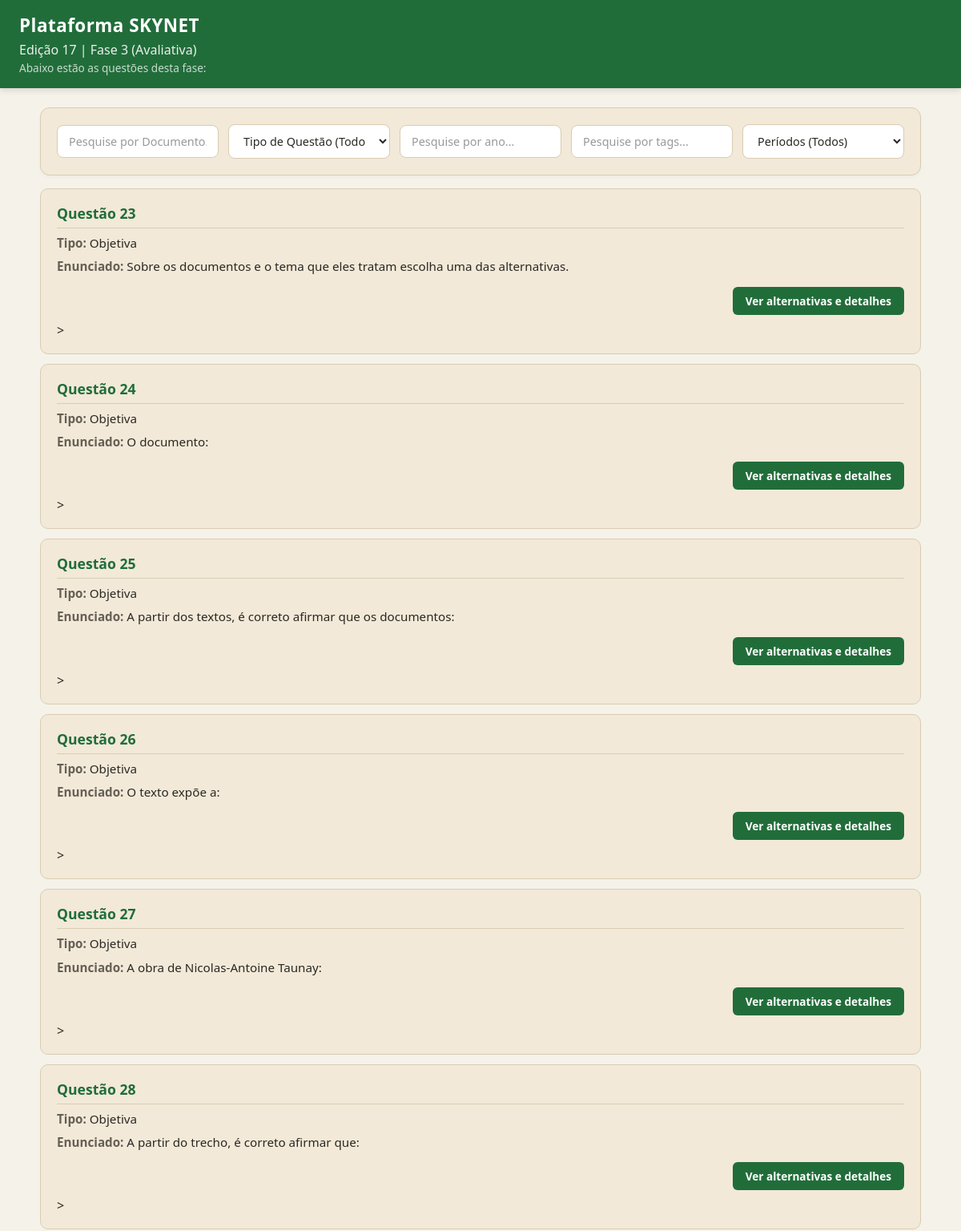
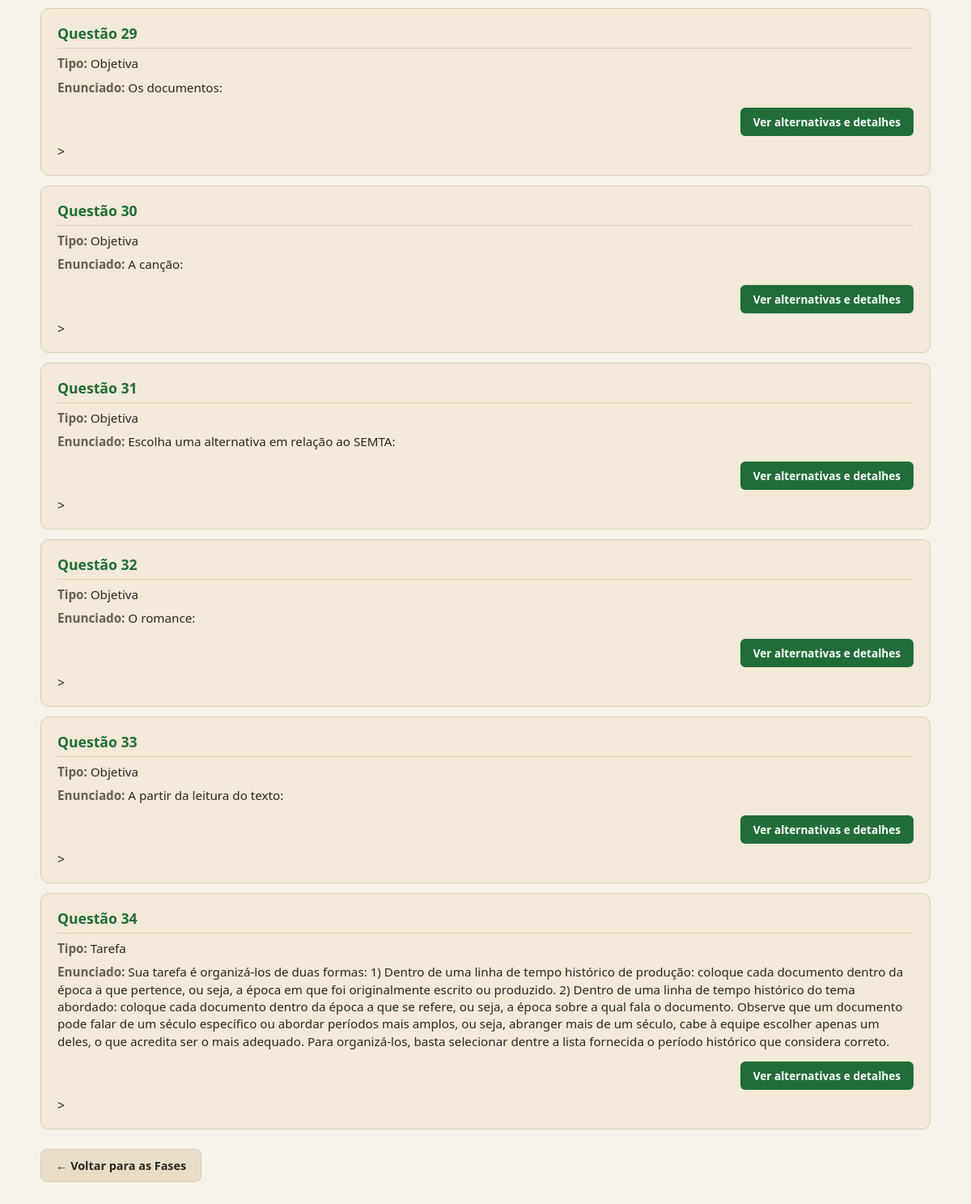
The page /fase/82/questoes/ on the database its author committed (2 pictures, top to bottom).
### SKYNET/models.py (models this page shows)
class FASE(models.Model):
    id_fase = models.AutoField(primary_key=True)
    num_fase = models.IntegerField(verbose_name="Número da Fase")
    tipo_fase = models.CharField(max_length=100,verbose_name="Tipo da Fase")
    id_edicao = models.ForeignKey(
        EDICAO,
        on_delete=models.CASCADE,
        related_name='fases',
        verbose_name="Edição")

class EDICAO(models.Model):
    id_edicao = models.AutoField(primary_key=True)
    num_edicao = models.IntegerField(verbose_name="Número da Edição")
    ano_edicao = models.IntegerField(verbose_name="Ano da Edição")

class QUESTAO(models.Model):
    id_questao = models.AutoField(primary_key=True)
    num_questao = models.IntegerField(verbose_name="Número da Questão")
    enunciado = models.TextField(verbose_name="Enunciado da Questão")
    id_fase = models.ForeignKey(
        FASE,
        on_delete=models.CASCADE,
        related_name='Questoes',
        verbose_name="Fase")
    id_tipo_questao = models.ForeignKey(
        TIPO_QUESTAO,
        on_delete=models.CASCADE,
        related_name='Questoes',
        verbose_name="Tipo De Questao")
    documentos = models.ManyToManyField('DOCUMENTO', related_name='questoes')
    periodos = models.ManyToManyField('PERIODO', related_name='questoes')
    tags = models.ManyToManyField('TAG', related_name='questoes')
    anos = models.ManyToManyField('ANO_HISTORICO', related_name='questoes')

class TIPO_QUESTAO(models.Model):
    id_tipo_questao = models.AutoField(primary_key=True)
    tipo_nome = models.CharField(max_length=100,verbose_name="Tipo de Questao")

### SKYNET/views.py (the view)
# urls.py: path('fase/<int:fase_id>/questoes/', views.listar_questoes, name='listar_questoes'),
def listar_questoes(request, fase_id):
    fase = get_object_or_404(FASE, id_fase=fase_id)
    questoes = QUESTAO.objects.filter(id_fase=fase).order_by('num_questao')
    busca_tipo = request.GET.get('tipos')
    busca_periodo = request.GET.get('periodos')
    busca_documento = request.GET.get('documento')
    busca_tag = request.GET.get('tags')
    busca_ano = request.GET.get('anos')
    if busca_documento:
        questoes = questoes.filter(documentos__nome_documento__icontains=busca_documento)
    if busca_tipo:
        questoes = questoes.filter(id_tipo_questao__tipo_nome__iexact=busca_tipo)
    if busca_periodo:
        questoes = questoes.filter(periodos__periodo_nome__iexact=busca_periodo)
    if busca_tag:
        questoes = questoes.filter(tags__tag_nome__icontains=busca_tag)
    if busca_ano:
        questoes = questoes.filter(anos__ano__icontains=busca_ano)
    questoes = questoes.distinct()
    return render(request, 'SKYNET/listar_questoes.html', {
        'fase': fase,
        'questoes': questoes
    })

### SKYNET/templates/SKYNET/listar_questoes.html (shortened to what this page needs)
<!DOCTYPE html>
<html lang="pt-br">
<head>
</head>
<body>
    <header>
        <h1>Plataforma SKYNET</h1>
        <h2>Edição {{ fase.id_edicao.num_edicao }} | Fase {{ fase.num_fase }} ({{ fase.tipo_fase }})</h2>
        <p>Abaixo estão as questões desta fase:</p>
    </header>
    <div>
        <form method="get" action="." class="form-filtros">
    <input type="text" name="documento" placeholder="Pesquise por Documento..." value="{{ request.GET.documento|default:'' }}" class="input-busca">
    <select name="tipos" class="select-filtro" onchange="this.form.submit()">
        <option value="">Tipo de Questão (Todos)</option>
    </select>
    <input type="text" name="anos" placeholder="Pesquise por ano..." value="{{ request.GET.anos|default:'' }}" class="input-busca">
    <input type="text" name="tags" placeholder="Pesquise por tags..." value="{{ request.GET.tags|default:'' }}" class="input-busca">
    <select name="periodos" class="select-filtro" onchange="this.form.submit()">
        <option value="">Períodos (Todos)</option>
    </select>
</form>
    </div>
    <main class="container-questoes">
        {% for questao in questoes %}
            <div class="card-questao" style="margin-bottom: 20px; padding: 15px; border: 1px solid #ccc;">
                <h3>Questão {{ questao.num_questao }}</h3>
                <p><strong>Tipo:</strong> {{ questao.id_tipo_questao.tipo_nome }}</p>
                <p><strong>Enunciado:</strong> {{ questao.enunciado }}</p>
                <a href="{% url 'detalhes_questao' questao.id_questao %}">Ver alternativas e detalhes</a>>
            </div>
        {% empty %}
            <p>Nenhuma questão encontrada para esta fase.</p>
        {% endfor %}
    </main>
    <footer>
        <a href="{% url 'escolher_fase' fase.id_edicao.id_edicao %}">← Voltar para as Fases</a>
    </footer>
</body>
</html>

### SKYNET/templates/SKYNET/listar_questoes.html (style rules this page uses)
* { margin: 0; padding: 0; box-sizing: border-box; font-family: 'Segoe UI', Roboto, Helvetica, Arial, sans-serif; }
:root { --verde-header: #216d3a; --fundo-creme: #f5f2e9; --bege-card: #f2e9d8; --bege-hover: #e8dec8; --texto-escuro: #2b2823; --texto-suave: #665f55; --borda-suave: #d9ccb4; --branco: #ffffff; }
body { background-color: var(--fundo-creme); color: var(--texto-escuro); min-height: 100vh; padding-bottom: 40px; }
header { background-color: var(--verde-header); color: white; padding: 16px 24px; box-shadow: 0 2px 8px rgba(0,0,0,0.15); }
header h1 { font-size: 1.4rem; font-weight: 700; letter-spacing: 0.5px; margin-bottom: 4px; }
header h2 { font-size: 1rem; font-weight: 400; opacity: 0.9; }
header p { font-size: 0.85rem; opacity: 0.75; margin-top: 2px; }
.form-filtros { max-width: 1100px; margin: 24px auto 16px auto; padding: 20px; background-color: var(--bege-card); border: 1px solid var(--borda-suave); border-radius: 12px; box-shadow: 0 2px 5px rgba(0,0,0,0.03); display: grid; grid-template-columns: repeat(auto-fit, minmax(200px, 1fr)); gap: 12px; align-items: center; }
.input-busca, .select-filtro { width: 100%; padding: 10px 14px; background-color: var(--branco); border: 1px solid var(--borda-suave); border-radius: 8px; color: var(--texto-escuro); font-size: 0.9rem; outline: none; transition: all 0.2s ease; }
.input-busca::placeholder { color: #999; }
.container-questoes { max-width: 1100px; margin: 0 auto; display: flex; flex-direction: column; gap: 12px; }
.card-questao { background-color: var(--bege-card) !important; border: 1px solid var(--borda-suave) !important; border-radius: 10px !important; padding: 18px 20px !important; margin-bottom: 0 !important; display: flex; flex-direction: column; gap: 8px; transition: all 0.2s ease-in-out; }
.card-questao h3 { font-size: 1.1rem; color: var(--verde-header); font-weight: 700; border-bottom: 1px solid var(--borda-suave); padding-bottom: 6px; display: flex; justify-content: space-between; align-items: center; }
.card-questao p { font-size: 0.95rem; color: var(--texto-escuro); line-height: 1.4; }
.card-questao p strong { color: var(--texto-suave); }
.card-questao a { align-self: flex-end; display: inline-block; margin-top: 6px; padding: 8px 16px; background-color: var(--verde-header); color: white; text-decoration: none; font-weight: 600; font-size: 0.85rem; border-radius: 6px; transition: background-color 0.2s ease; }
footer { max-width: 1100px; margin: 24px auto 0 auto; text-align: left; }
footer a { display: inline-block; background-color: var(--bege-hover); color: var(--texto-escuro); text-decoration: none; padding: 10px 18px; border-radius: 8px; font-size: 0.9rem; font-weight: 700; border: 1px solid var(--borda-suave); transition: all 0.2s ease; }

### rows shown on the page
FASE: id_edicao.num_edicao "17", num_fase "3", tipo_fase "Avaliativa"
QUESTAO: num_questao "23", id_tipo_questao.tipo_nome "Objetiva", enunciado "Sobre os documentos e o tema que eles tratam escolha uma das alternativas."
QUESTAO: num_questao "24", id_tipo_questao.tipo_nome "Objetiva", enunciado "O documento:"
QUESTAO: num_questao "25", id_tipo_questao.tipo_nome "Objetiva", enunciado "A partir dos textos, é correto afirmar que os documentos:"
QUESTAO: num_questao "26", id_tipo_questao.tipo_nome "Objetiva", enunciado "O texto expõe a:"
QUESTAO: num_questao "27", id_tipo_questao.tipo_nome "Objetiva", enunciado "A obra de Nicolas-Antoine Taunay:"
QUESTAO: num_questao "28", id_tipo_questao.tipo_nome "Objetiva", enunciado "A partir do trecho, é correto afirmar que:"
QUESTAO: num_questao "29", id_tipo_questao.tipo_nome "Objetiva", enunciado "Os documentos:"
QUESTAO: num_questao "30", id_tipo_questao.tipo_nome "Objetiva", enunciado "A canção:"
QUESTAO: num_questao "31", id_tipo_questao.tipo_nome "Objetiva", enunciado "Escolha uma alternativa em relação ao SEMTA:"
QUESTAO: num_questao "32", id_tipo_questao.tipo_nome "Objetiva", enunciado "O romance:"
QUESTAO: num_questao "33", id_tipo_questao.tipo_nome "Objetiva", enunciado "A partir da leitura do texto:"
QUESTAO: num_questao "34", id_tipo_questao.tipo_nome "Tarefa", enunciado "Sua tarefa é organizá-los de duas formas: 1) Dentro de uma linha de tempo histórico de produção: coloque cada documento dentro da época a que pertence, ou seja, a época em que foi originalmente escrito ou produzido. 2) Dentro de uma linha de tempo histórico do tema abordado: coloque cada documento dentro da época a que se refere, ou seja, a época sobre a qual fala o documento. Observe que um documento pode falar de um século específico ou abordar períodos mais amplos, ou seja, abranger mais de um século, cabe à equipe escolher apenas um deles, o que acredita ser o mais adequado. Para organizá-los, basta selecionar dentre a lista fornecida o período histórico que considera correto."
